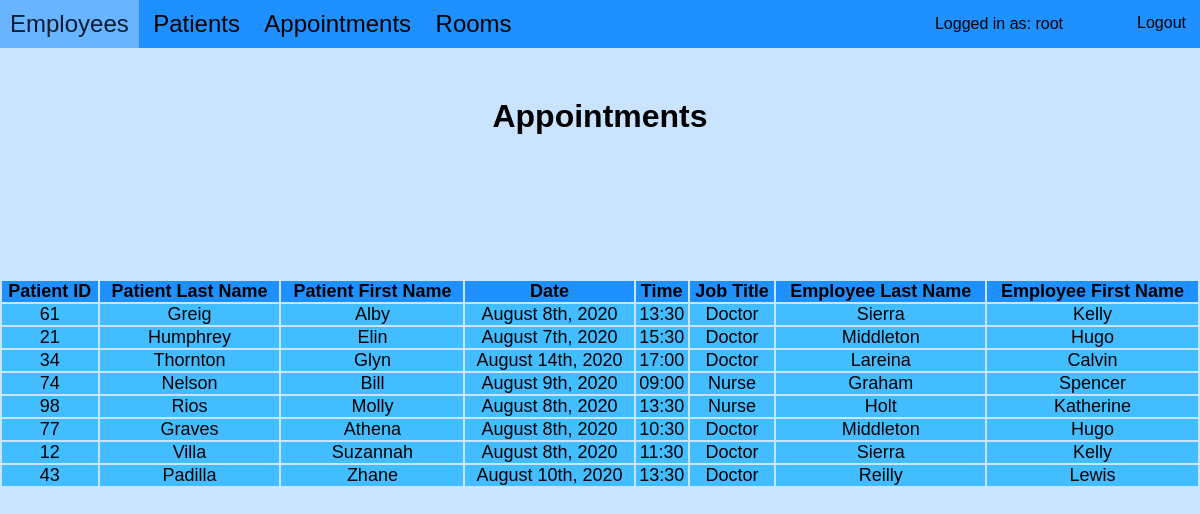
Screenshot of /appointments.php (signed in) with the database file from the repository.
### tables this page shows
CREATE TABLE `appointment` (
  `empid` int(11) NOT NULL,
  `pid` int(11) NOT NULL,
  `date` varchar(20) NOT NULL,
  `time` varchar(7) NOT NULL,
  KEY `pid` (`pid`),
  KEY `empid` (`empid`),
  CONSTRAINT `appointment_ibfk_1` FOREIGN KEY (`pid`) REFERENCES `patient` (`pid`),
  CONSTRAINT `appointment_ibfk_2` FOREIGN KEY (`empid`) REFERENCES `employee` (`empid`)
);

CREATE TABLE `patient` (
  `pid` int(11) NOT NULL,
  `fname` varchar(25) NOT NULL,
  `lname` varchar(25) NOT NULL,
  `birthday` varchar(20) NOT NULL,
  `gender` char(1) NOT NULL,
  `phone` varchar(20) NOT NULL,
  `address` varchar(100) NOT NULL,
  PRIMARY KEY (`pid`)
);

CREATE TABLE `employee` (
  `empid` int(11) NOT NULL AUTO_INCREMENT,
  `fname` varchar(25) NOT NULL,
  `lname` varchar(25) NOT NULL,
  `birthday` varchar(20) NOT NULL,
  `gender` char(1) NOT NULL,
  `address` varchar(255) NOT NULL,
  `phone` varchar(20) NOT NULL,
  `job_title` varchar(20) NOT NULL,
  `salary` decimal(10,2) NOT NULL,
  `hire_date` varchar(20) NOT NULL,
  PRIMARY KEY (`empid`)
);

### appointments.php (the view, shortened to what this page needs)
<?php include 'header.php'; ?>
<h1 class="title">Appointments</h1>
<?php
$conn = db_connect($_SESSION['vali']);
$sql = "select patient.pid, patient.lname, patient.fname, appointment.date, appointment.time, employee.job_title, employee.lname, employee.fname
    from patient
    join appointment on appointment.pid = patient.pid
    join employee on employee.empid = appointment.empid;";
$result = mysqli_query($conn, $sql) or die(mysqli_error($conn));
$field_names = [
    'Patient ID',
    'Patient Last Name',
    'Patient First Name',
    'Date',
    'Time',
    'Job Title',
    'Employee Last Name',
    'Employee First Name'
];
echo '<table class=tabl>';
echo '<tr class=column>';
foreach ($field_names as $value) {
    echo '<td>' . $value . '</td>';
}
echo '</tr>';
$fieldNum = mysqli_num_fields($result);
while ($row = mysqli_fetch_array($result)) {
    echo "<tr class=row>";
    for ($x = 0; $x < $fieldNum; $x++) {
        echo "<td>" . $row[$x] . "</td>";
    }
    echo "</tr>";
}
echo '</table>';
?>
<?php include 'footer.php'; ?>

### css/style.css (style rules this page uses)
* { padding: 0; margin: 0; font-family: Arial; }
body { background-color: rgb(202, 228, 255) }
.title { text-align: center; padding-top: 50px; font-size: xx-large; padding-bottom: 50px; }
.tabl { width: 100%; font-size: large; text-align: center; margin-top: -50px; }
.column { font-weight: 800; background-color: dodgerblue; }
.row { background-color: #42bdff; }

### rows the page displays
appointment: pid.pid "61", pid.lname "Greig", pid.fname "Alby", date "August 8th, 2020", time "13:30", empid.job_title "Doctor", empid.lname "Sierra", empid.fname "Kelly"
appointment: pid.pid "21", pid.lname "Humphrey", pid.fname "Elin", date "August 7th, 2020", time "15:30", empid.job_title "Doctor", empid.lname "Middleton", empid.fname "Hugo"
appointment: pid.pid "34", pid.lname "Thornton", pid.fname "Glyn", date "August 14th, 2020", time "17:00", empid.job_title "Doctor", empid.lname "Lareina", empid.fname "Calvin"
appointment: pid.pid "74", pid.lname "Nelson", pid.fname "Bill", date "August 9th, 2020", time "09:00", empid.job_title "Nurse", empid.lname "Graham", empid.fname "Spencer"
appointment: pid.pid "98", pid.lname "Rios", pid.fname "Molly", date "August 8th, 2020", time "13:30", empid.job_title "Nurse", empid.lname "Holt", empid.fname "Katherine"
appointment: pid.pid "77", pid.lname "Graves", pid.fname "Athena", date "August 8th, 2020", time "10:30", empid.job_title "Doctor", empid.lname "Middleton", empid.fname "Hugo"
appointment: pid.pid "12", pid.lname "Villa", pid.fname "Suzannah", date "August 8th, 2020", time "11:30", empid.job_title "Doctor", empid.lname "Sierra", empid.fname "Kelly"
appointment: pid.pid "43", pid.lname "Padilla", pid.fname "Zhane", date "August 10th, 2020", time "13:30", empid.job_title "Doctor", empid.lname "Reilly", empid.fname "Lewis"

### other values shown
$_SESSION['user'] "root"
$value "Patient ID"
$value "Patient Last Name"
$value "Patient First Name"
$value "Date"
$value "Time"
$value "Job Title"
$value "Employee Last Name"
$value "Employee First Name"
